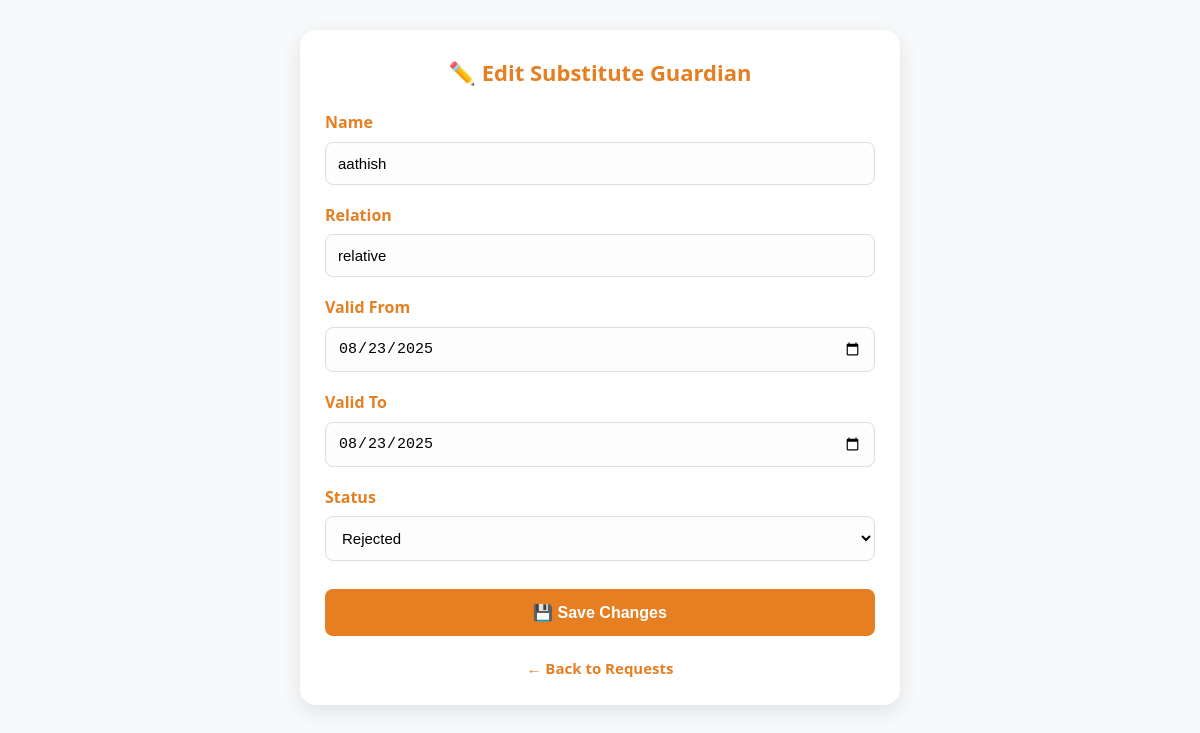
The app's page /edit_substitute.php?id=2 (signed in) with its own data.
### tables this page shows
CREATE TABLE `substitute_guardians` (
  `id` int(11) NOT NULL,
  `student_id` int(11) NOT NULL,
  `name` varchar(100) NOT NULL,
  `relation` varchar(50) NOT NULL,
  `photo_path` varchar(255) NOT NULL,
  `from_date` date NOT NULL,
  `to_date` date NOT NULL,
  `status` enum('Pending','Approved','Rejected') DEFAULT 'Pending',
  `created_at` datetime DEFAULT current_timestamp()
);

### edit_substitute.php (the view, shortened to what this page needs)
<?php
include 'db.php';
$id = $_GET['id'] ?? null;
$stmt = $conn->prepare("SELECT * FROM substitute_guardians WHERE id = ?");
$stmt->bind_param("i", $id);
$stmt->execute();
$result = $stmt->get_result();
$req = $result->fetch_assoc();
?>
<!DOCTYPE html>
<html lang="en">
<head>
</head>
<body>
    <div class="container">
        <h2>✏️ Edit Substitute Guardian</h2>
        <form method="POST">
            <div class="form-group">
                <label for="name">Name</label>
                <input
                    type="text"
                    id="name"
                    name="name"
                    value="<?= htmlspecialchars($req['name']) ?>"
                    required
                >
            </div>
            <div class="form-group">
                <label for="relation">Relation</label>
                <input
                    type="text"
                    id="relation"
                    name="relation"
                    value="<?= htmlspecialchars($req['relation']) ?>"
                    required
                >
            </div>
            <div class="form-group">
                <label for="from_date">Valid From</label>
                <input
                    type="date"
                    id="from_date"
                    name="from_date"
                    value="<?= htmlspecialchars($req['from_date']) ?>"
                    required
                >
            </div>
            <div class="form-group">
                <label for="to_date">Valid To</label>
                <input
                    type="date"
                    id="to_date"
                    name="to_date"
                    value="<?= htmlspecialchars($req['to_date']) ?>"
                    required
                >
            </div>
            <div class="form-group">
                <label for="status">Status</label>
                <select id="status" name="status" required>
                    <option value="Rejected" <?= $req['status'] === 'Rejected' ? 'selected' : '' ?>>Rejected</option>
                </select>
            </div>
            <button type="submit" class="btn">💾 Save Changes</button>
        </form>
        <a href="admin_approve_substitute.php" class="back-link">← Back to Requests</a>
    </div>
</body>
</html>

### edit_substitute.php (style rules this page uses)
* { box-sizing: border-box; margin: 0; padding: 0; transition: all 0.3s ease; }
body { font-family: 'Segoe UI', Arial, sans-serif; background: #f8f9fa; color: #333; line-height: 1.6; padding: 10px; }
.container { max-width: 600px; margin: 20px auto; background: white; padding: 25px; border-radius: 16px; box-shadow: 0 6px 20px rgba(0,0,0,0.1); }
h2 { color: #e67e22; text-align: center; margin-bottom: 20px; font-size: 22px; font-weight: bold; }
.form-group { margin-bottom: 18px; }
.form-group label { display: block; margin-bottom: 6px; font-weight: 600; color: #e67e22; }
.form-group input[type="text"], .form-group input[type="date"], .form-group select { width: 100%; padding: 12px; border: 1px solid #ddd; border-radius: 8px; font-size: 15px; background: #fdfdfd; }
.btn { background: #e67e22; color: white; padding: 14px 20px; border: none; border-radius: 8px; font-size: 16px; font-weight: bold; cursor: pointer; width: 100%; margin-top: 10px; }
.back-link { display: block; text-align: center; margin-top: 20px; color: #e67e22; text-decoration: none; font-weight: bold; font-size: 15px; }

### records on screen
substitute_guardians: name "aathish", relation "relative", from_date "08/23/2025", to_date "08/23/2025", status "Rejected"
